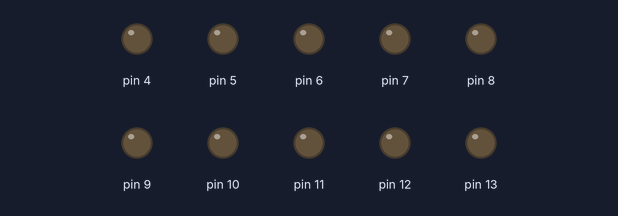
Bench run of a sketch on a simulated Arduino Uno, built with avr-gcc and run on an emulated ATmega328P. Parts: output pins drawn as LEDs (lit = HIGH).

Above: at 0.7 s.
At 2.77 s:
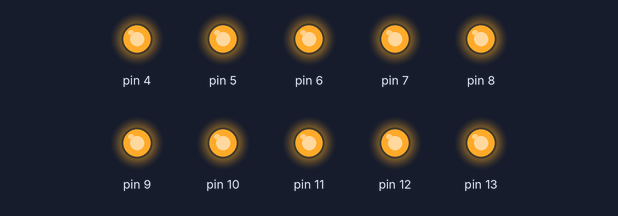
Timing chart, 0 to 3.1 s (numbered marks = the images above):
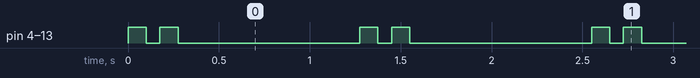

Measured:
- by itself, pin 4–13: repeats every 1.3 s: LOW 0.08 s, HIGH 0.10 s, LOW 1.0 s, HIGH 0.10 s
- by itself, everything shown: repeats every 1.3 s, in 4 steps

The sketch:

Double_battements.ino
```cpp
int i=4, count = 4;
bool boucle = false;
void setup() {

  while(i<=13){
    pinMode(i, OUTPUT);
    i++;
  }
  i=4;
}

void loop() {


    for( i = 4; i<=13;i++){
      digitalWrite(i, HIGH);
    }
    delay(100);
    for( i = 4; i<=13;i++){
      digitalWrite(i, LOW);
    }
    delay(75);

    for( i = 4; i<=13;i++){
      digitalWrite(i, HIGH);
    }
    delay(100);
    for( i = 4; i<=13;i++){
      digitalWrite(i, LOW);
    }
    delay(1000);

  }
```
